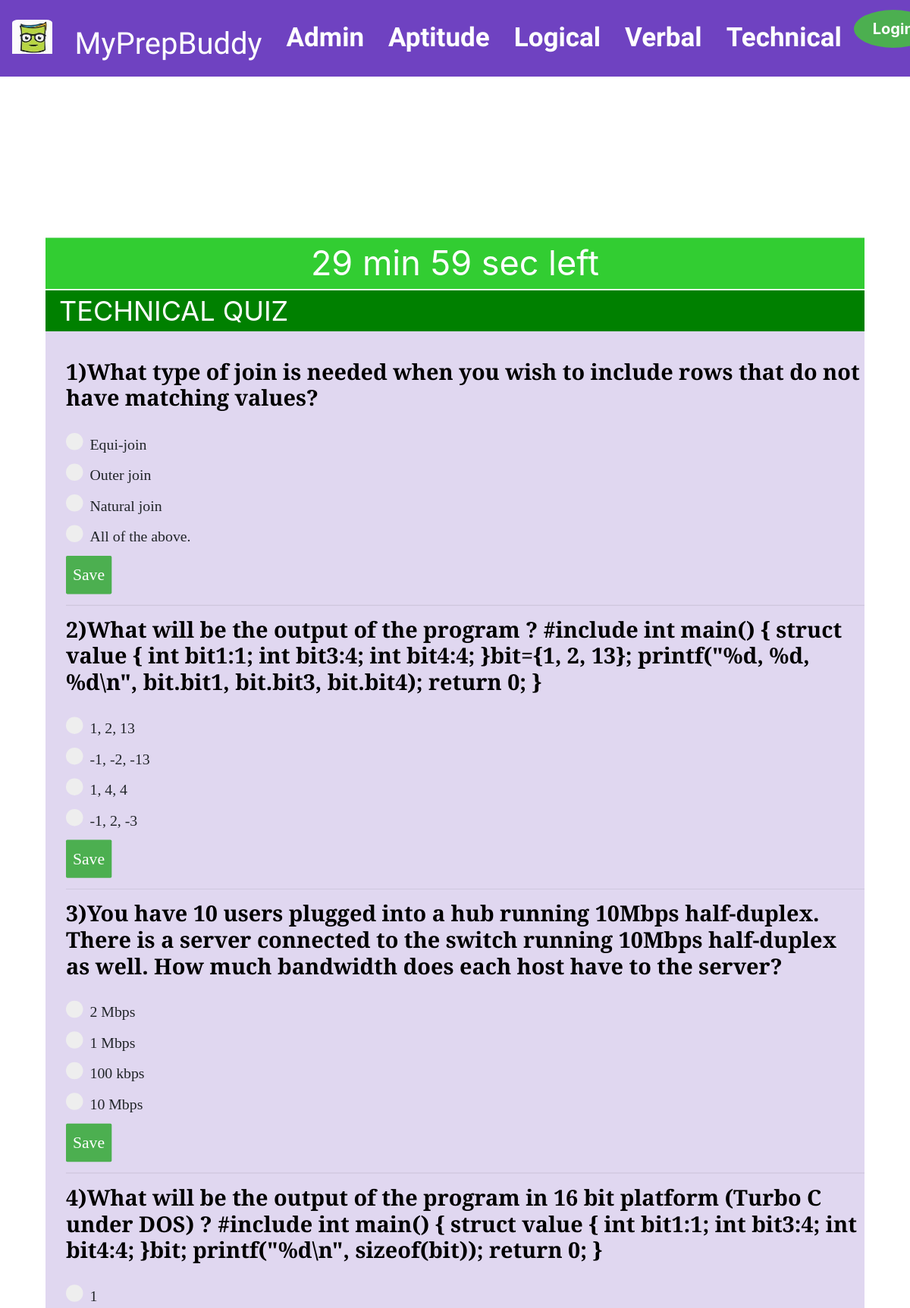
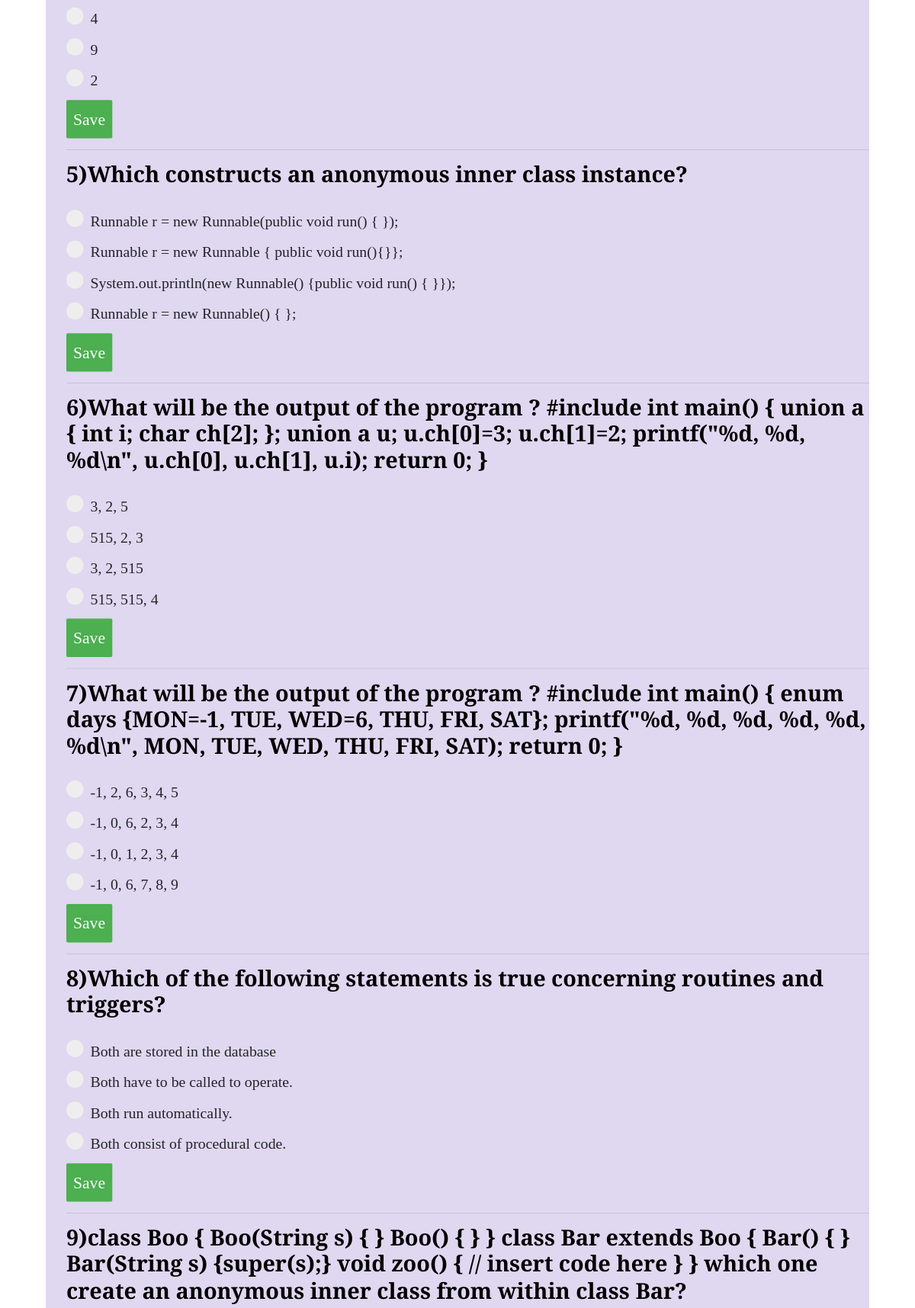
Screenshot of /technical_quiz.php (upper part) with the database file from the repository (2 pictures, top to bottom).
### tables this page shows
CREATE TABLE `technical_table` (
  `T_id` varchar(4) NOT NULL,
  `Question` varchar(5000) NOT NULL,
  `Option_1` varchar(1500) NOT NULL,
  `Option_2` varchar(1500) NOT NULL,
  `Option_3` varchar(1500) NOT NULL,
  `Option_4` varchar(1500) NOT NULL,
  `Answer` varchar(1500) NOT NULL
);

### technical_quiz.php (the view, shortened to what this page needs)
<html>
<head>
</head>
<body >
  <?php include_once("./navbar/navbar.php"); ?>
 <div id="test_form" style='transform: scale(0.90); position: relative; top: 2px; background-color: rgba(177,156,217,0.4);'>
              <center><div id="timer"></div></center>
               <p style="background-color:green; color: white;padding-left: 20px">TECHNICAL QUIZ</p><br>
               		<?php
               			$db = new Database();
						        $con = $db->connect();
            $quiz_query = "SELECT * FROM technical_table ORDER BY RAND() LIMIT 20;";
						$result = $con->query($quiz_query) or die($con->error);
							$count=0;
							if($result->num_rows > 0){
							while ($row = $result->fetch_assoc()) {
							     $count+=1;
               		?>
                    <div style="padding-left: 30px; " id="content_block" >
                      <h2><b><?php
                       $allowTypes = array('jpg','png','jpeg','gif','pdf');
                            $targetFilePath = "images/ImgQuestions/". $row["Question"];
                            $fileType = pathinfo($targetFilePath,PATHINFO_EXTENSION);
                            if(in_array($fileType, $allowTypes)){
                              echo $count.")"."<img style='max-width:80%;height:auto;object-fit:contain;' src='images/ImgQuestions/".$row["Question"]."'>";
                            }else{
                             echo $count.")".$row["Question"];} ?></b></h2><br>
                      <form>
                         <?php  $my_array = array($row['Option_1'],$row['Option_2'],$row['Option_3'],$row['Option_4']);
                                shuffle($my_array);
                              ?>
                        <label class="quecontainer"><?php echo $my_array[0] ?>
                            <input type="radio" name="choice" value="<?php echo $my_array[0] ?>"/><br/>
                            <span class="checkmark"></span>
                        </label>
                        <label class="quecontainer"><?php echo $my_array[1] ?>
                            <input type="radio" name="choice" value="<?php echo $my_array[1] ?>"/><br/>
                            <span class="checkmark"></span>
                        </label>
                        <label class="quecontainer"><?php echo $my_array[2] ?>
                            <input type="radio" name="choice" value="<?php echo $my_array[2] ?>"><br/>
                            <span class="checkmark"></span>
                        </label>
                        <label class="quecontainer"><?php echo $my_array[3] ?>
                            <input type="radio" name="choice" value="<?php echo $my_array[3] ?>"> <br/>
                            <span class="checkmark"></span>
                        </label>
                        <button class="saveBtn" type="button" onclick="validate(choice.value,'<?php echo $row["Answer"]; ?>','<?php echo $row["T_id"] ?>')">Save</button>
                      </form>
                  </div>
                  <?php
                  		}
                  	}
                  ?>
			     </div>
</body>
</html>

### css/style.css (style rules this page uses)
html { overflow-y: scroll; }
html, body { background-color: white; }
body,h1, h2, h3, h4, h5, .body .h1, .h2, .h3, .h4, .h5 { color:black; font-family: "Mulish", -apple-system, BlinkMacSystemFont, "Segoe UI", Roboto, "Helvetica Neue", Arial, "Noto Sans", sans-serif, "Apple Color Emoji", "Segoe UI Emoji", "Segoe UI Symbol", "Noto Color Emoji"; }
html, body { height: 100%; min-height: 100vh; position: relative; }
* { box-sizing:border-box }
#content_block { font-family: 'PT Serif', serif; }
#content_block h2 { font-family: 'PT Serif', serif; }
#timer { font-size: 20px; color: white; background-color: #32cd32; }
#test_form { padding-bottom: 30px; }

### css/query_style.css (style rules this page uses)
p { font-size: 40px; }
.quecontainer { display: block; position: relative; padding-left: 35px; margin-bottom: 12px; cursor: pointer; font-size: 22px; -webkit-user-select: none; -moz-user-select: none; -ms-user-select: none; user-select: none; }
.checkmark { position: absolute; top: 0; left: 0; height: 25px; width: 25px; background-color: #eee; border-radius: 50%; }
.checkmark:after { content: ""; position: absolute; display: none; }
.quecontainer .checkmark:after { top: 9px; left: 9px; width: 8px; height: 8px; border-radius: 50%; background: white; }

### css/results.css (style rules this page uses)
.saveBtn { background-color: #4CAF50; border: none; color: white; padding: 10px; font-size: 24px; cursor: pointer; border-radius: 2px; }

### rows the page displays
technical_table: Question "What type of join is needed when you wish to include rows that do not have matching values?", Option_1 "Equi-join", my_array "Outer join", Option_2 "Natural join", Option_4 "All of the above."
technical_table: Question "What will be the output of the program ? #include int main() { struct value { int bit1:1; int bit3:4; int bit4:4; }bit={1, 2, 13}; printf(\"%d, %d, %d\\n\", bit.bit1, bit.bit3, bit.bit4); return 0; }", Option_1 "1, 2, 13", Option_4 "-1, -2, -13", Option_2 "1, 4, 4", my_array "-1, 2, -3"
technical_table: Question "You have 10 users plugged into a hub running 10Mbps half-duplex. There is a server connected to the switch running 10Mbps half-duplex as well. How much bandwidth does each host have to the server?", Option_2 "2 Mbps", Option_1 "1 Mbps", Option_3 "100 kbps", my_array "10 Mbps"
technical_table: Question "What will be the output of the program in 16 bit platform (Turbo C under DOS) ? #include int main() { struct value { int bit1:1; int bit3:4; int bit4:4; }bit; printf(\"%d\\n\", sizeof(bit)); return 0; }", Option_1 "1", Option_3 "4", Option_4 "9", Option_2 "2"
technical_table: Question "Which constructs an anonymous inner class instance?", Option_2 "Runnable r = new Runnable(public void run() { });", Option_3 "Runnable r = new Runnable { public void run(){}};", my_array "System.out.println(new Runnable() {public void run() { }});", Option_1 "Runnable r = new Runnable() { };"
technical_table: Question "What will be the output of the program ? #include int main() { union a { int i; char ch[2]; }; union a u; u.ch[0]=3; u.ch[1]=2; printf(\"%d, %d, %d\\n\", u.ch[0], u.ch[1], u.i); return 0; }", Option_2 "3, 2, 5", Option_4 "515, 2, 3", Option_1 "3, 2, 515", Option_3 "515, 515, 4"
technical_table: Question "What will be the output of the program ? #include int main() { enum days {MON=-1, TUE, WED=6, THU, FRI, SAT}; printf(\"%d, %d, %d, %d, %d, %d\\n\", MON, TUE, WED, THU, FRI, SAT); return 0; }", Option_2 "-1, 2, 6, 3, 4, 5", Option_3 "-1, 0, 6, 2, 3, 4", Option_1 "-1, 0, 1, 2, 3, 4", my_array "-1, 0, 6, 7, 8, 9"
technical_table: Question "Which of the following statements is true concerning routines and triggers?", Option_4 "Both are stored in the database", Option_2 "Both have to be called to operate.", Option_3 "Both run automatically.", my_array "Both consist of procedural code."
technical_table: Question "class Boo { Boo(String s) { } Boo() { } } class Bar extends Boo { Bar() { } Bar(String s) {super(s);} void zoo() { // insert code here } } which one create an anonymous inner class from within class Bar?"
